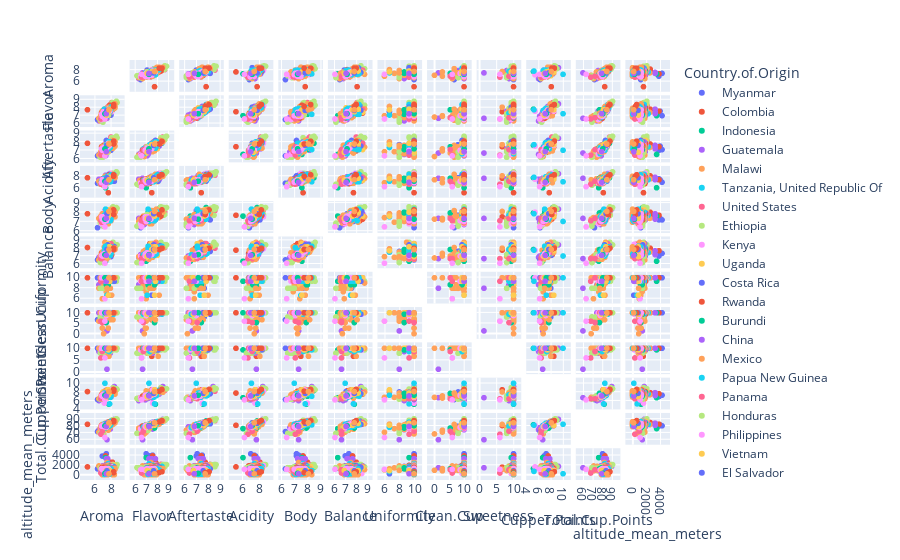

The cell this chart's notebook holds for it:
### Code cell
fig = px.scatter_matrix(data_frame=altitudes_corrected,
                       dimensions=['Aroma', 'Flavor', 'Aftertaste', 'Acidity', 'Body', 'Balance', 'Uniformity', 'Clean.Cup', 'Sweetness',
                                   'Cupper.Points', 'Total.Cup.Points', 'altitude_mean_meters'], color='Country.of.Origin')
fig.update_traces(diagonal_visible=False)
fig.show()
